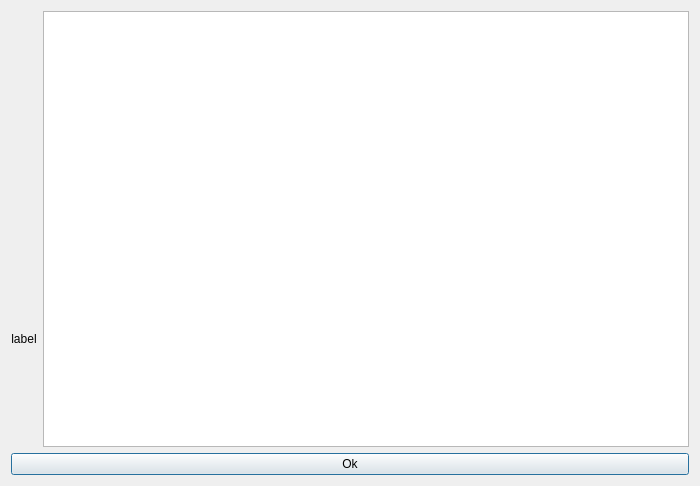
<?xml version="1.0" encoding="UTF-8"?>
<ui version="4.0">
 <class>DialogAbout</class>
 <widget class="QDialog" name="DialogAbout">
  <property name="windowModality">
   <enum>Qt::ApplicationModal</enum>
  </property>
  <property name="geometry">
   <rect>
    <x>0</x>
    <y>0</y>
    <width>700</width>
    <height>486</height>
   </rect>
  </property>
  <property name="windowTitle">
   <string>A propos</string>
  </property>
  <property name="modal">
   <bool>true</bool>
  </property>
  <layout class="QGridLayout" name="gridLayout">
   <item row="0" column="0">
    <layout class="QVBoxLayout" name="verticalLayout">
     <item>
      <widget class="QLabel" name="labelImage">
       <property name="text">
        <string/>
       </property>
       <property name="pixmap">
        <pixmap resource="Images.qrc">:/Pictures/icons/logo.png</pixmap>
       </property>
       <property name="alignment">
        <set>Qt::AlignHCenter|Qt::AlignTop</set>
       </property>
      </widget>
     </item>
     <item>
      <widget class="QLabel" name="label">
       <property name="text">
        <string>label</string>
       </property>
       <property name="textFormat">
        <enum>Qt::RichText</enum>
       </property>
       <property name="alignment">
        <set>Qt::AlignCenter</set>
       </property>
       <property name="wordWrap">
        <bool>true</bool>
       </property>
       <property name="openExternalLinks">
        <bool>true</bool>
       </property>
      </widget>
     </item>
    </layout>
   </item>
   <item row="0" column="1">
    <widget class="QPlainTextEdit" name="plainTextEdit">
     <property name="undoRedoEnabled">
      <bool>false</bool>
     </property>
     <property name="readOnly">
      <bool>true</bool>
     </property>
    </widget>
   </item>
   <item row="1" column="0" colspan="2">
    <widget class="QPushButton" name="pushButton">
     <property name="text">
      <string>Ok</string>
     </property>
    </widget>
   </item>
  </layout>
 </widget>
 <resources>
  <include location="Images.qrc"/>
 </resources>
 <connections/>
</ui>
